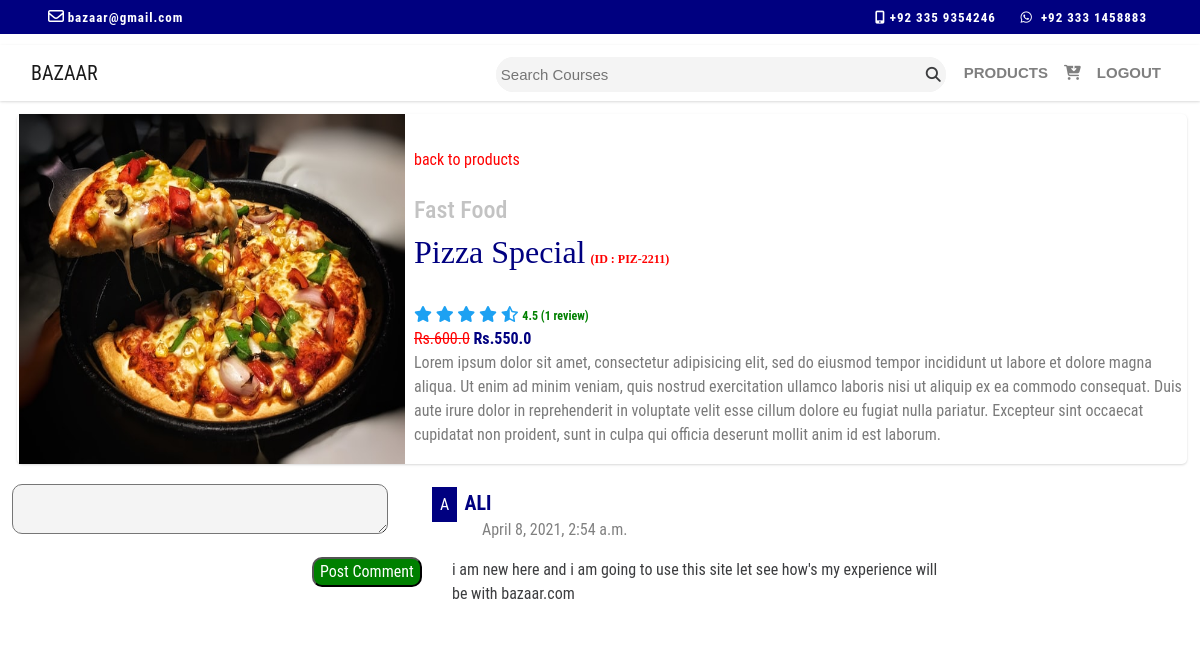
The page /pizza-special/ (signed in) on the database its author committed.
### home/models.py (models this page shows, shortened)
class Cat_items(models.Model):
    ITEM_STATUS_CHOICES = (('draft', 'Draft'), ('published', 'Published'))
    name = models.CharField(max_length=256)
    pid = models.CharField(max_length=256)
    actual_price = models.FloatField()
    discounted_price = models.FloatField()
    desc = models.TextField()
    image = models.ImageField(upload_to='static/home/images')
    slug = models.SlugField(max_length=264, unique_for_date='publish')
    category = models.ForeignKey(Category, related_name='cat_items', on_delete=models.CASCADE)
    publish = models.DateTimeField(default=timezone.now)
    created = models.DateTimeField(auto_now_add=True)
    updated = models.DateTimeField(auto_now=True)
    status = models.CharField(max_length=10, choices=ITEM_STATUS_CHOICES, default='draft')
    class Meta:
        ordering = ('-publish',)

class Category(models.Model):
    author = models.ForeignKey(User, on_delete=models.CASCADE)
    title = models.CharField(max_length=256)
    class Meta:
        ordering = ('title',)
    def __str__(self):
        return self.title

class Comments(models.Model):
    item = models.ForeignKey(Cat_items, on_delete=models.CASCADE, related_name='comments')
    user = models.ForeignKey(User, on_delete=models.CASCADE, related_name='commentator')
    body = models.TextField()
    created = models.DateTimeField(auto_now_add=True)
    updated = models.DateTimeField(auto_now=True)
    active = models.BooleanField(default=True)
    class Meta:
        ordering = ('-created',)

### home/views.py (the view)
# urls.py: path('<str:item>/', views.cat_items_detail, name='item_detail')
@login_required
def cat_items_detail(request,item):
    item = get_object_or_404(Cat_items,slug=item,status='published')
    user = User.objects.get(id=request.user.id)
    comments = item.comments.filter(active=True) # here 'comments' in the middle is related_name
    form = CommentForm()
    csubmit = False
    if request.method == 'POST':
        form = CommentForm(request.POST)
        if form.is_valid():
            new_Comment = form.save(commit=False)
            new_Comment.item = item
            new_Comment.user = user
            new_Comment.save()
            csubmit = True
            form = CommentForm()
    else:
        form = CommentForm()
    return render(request, 'home/itemdetails.html', {'item': item, 'form': form, 'csubmit': csubmit, 'comments': comments})

### home/forms.py
class CommentForm(forms.ModelForm):
    class Meta:
        model = Comments
        fields = ('body',)
    def __init__(self, *args, **kwargs):
        super(CommentForm, self).__init__(*args, **kwargs)
        self.fields['body'].label = ''

### templates/home/itemdetails.html (shortened to what this page needs)
{% extends 'home/base.html' %}
{% block content %}
{% load static %}
<link rel="stylesheet" href="{% static 'home/css/itemdetails.css' %}">
<div class="container-fluid">
      <div class="row myrow">
        <div class="column col-lg-4 col-md-4 col-sm-12 col-xs-12 padding-0">
          <div class="item-image">
            <img src="{{ item.image.url }}" alt="productImage">
          </div>
        </div>
        <div class="column col-lg-8 col-md-8 col-sm-12 col-xs-12 padding-0">
          <div class="item-detail">
            <br>
            <a href="/items/{{item.category.id}}">back to products</a>
            <br><br>
            <h4>{{ item.category}}</h4>
            <h2>{{ item.name}}<small id="p-id">(ID : {{ item.pid}})</small></h2>
            <br>
            <span>
              <i class="fa fa-star" aria-hidden="true"></i>
              <i class="fa fa-star" aria-hidden="true"></i>
              <i class="fa fa-star" aria-hidden="true"></i>
              <i class="fa fa-star" aria-hidden="true"></i>
              <i class="fa fa-star-half-o"></i>
            </span>
            {% with comments.count as comments_count %}
            <small>4.5 ({{comments_count}} review{{comments_count|pluralize}})</small><br>
            {% endwith %}
            <span class="curr" style="text-decoration: line-through;">Rs.{{ item.actual_price}}</span>&nbsp;<span id="actual-curr">Rs.{{item.discounted_price}}</span>
            <br>
            <p class="desc">Lorem ipsum dolor sit amet, consectetur adipisicing elit, sed do eiusmod tempor incididunt ut labore et dolore magna aliqua. Ut enim ad minim veniam, quis nostrud exercitation ullamco laboris nisi ut aliquip ex ea commodo consequat. Duis aute irure dolor in reprehenderit in voluptate velit esse cillum dolore eu fugiat nulla pariatur. Excepteur sint occaecat cupidatat non proident, sunt in culpa qui officia deserunt mollit anim id est laborum.</p>
          </div>
        </div>
      </div>
      <div class="row comment-row">
        <div class="column col-lg-4 col-md-12 col-sm-12 col-xs-12 padding-0">
          <div class="commentform">
              <form method="POST">
              {{form.as_p}}
              <input type="submit" value="Post Comment">
            </form>
          </div>
        </div>
        <div class="column col-lg-8 col-md-12 col-sm-12 col-xs-12 padding-0">
          <div class="comments">
              <br>
            {% if comments %}
              {% for comment in comments %}
              <span id="first">{{comment.user|make_list|first|upper}}</span>&nbsp;&nbsp;<span id="name">{{comment.user|upper}}</span><br><span id="date">{{comment.created}}</span>
                <p id="my-comment">{{comment.body|linebreaks}}</p>
              {% endfor %}
            {% else %}
              <p style="color:red; text-align:center;">There are no Comments yet</p>
            {% endif %}
          </div>
      </div>
      </div>
    </div>
{% endblock %}

### templates/home/base.html (shortened to what this page needs)
<!DOCTYPE html>
{% load static %}
<html lang="en" dir="ltr">
  <head>
    <link rel="stylesheet" href="{% static 'home/css/bootstrap.css' %}">
    <link rel="stylesheet" href="{% static 'home/css/index.css' %}">
    </head>
  <body>
    <div class="bootstrap-styles">
      <div class="container-fluid top-strip px-lg-5">
        <div class="row">
          <div class="col-sm-4">
            <i class="far fa-envelope"></i>
            <a href="#">bazaar@gmail.com</a>
          </div>
          <div class="col-sm-8 text-right">
            <a href="#"><i class="fas fa-mobile-alt mr-1" aria-hidden="true"></i>+92 335 9354246</a>
            <a href="#" class="ml-3"><i class="fab fa-whatsapp mr-2" aria-hidden="true"></i>+92 333 1458883</a>
          </div>
        </div>
      </div>
    </div>
    <nav class="navbar navbar-expand-lg navbar-light fixed-top">
      <div class="container-fluid">
        <a class="navbar-brand" href="/">BAZAAR</a>
        <div class="collapse navbar-collapse" id="navbarNav">
          <ul class="navbar-nav ml-auto">
            <li class="nav-item">
              <form method="post">
                <div class="input-group">
                  <input type="text" placeholder="Search Courses" autocomplete="off" class="inp">
                  <div class="input-group-append">
                    <i aria-hidden="true" class="fas fa-search"></i>
                  </div>
                </div>
              </form>
            </li>
            <li class="nav-item">
              <a class="nav-link" href="courses.html">PRODUCTS<span class="sr-only">(current)</span></a>
            </li>
            <li class="nav-item">
              <a class="nav-link" href="#"><i class="fas fa-cart-arrow-down"></i><span class="sr-only">(current)</span></a>
            </li>
            {% if user.is_authenticated %}
            <li class="nav-item">
              <a class="nav-link" href="/accounts/logout">LOGOUT</a>
            </li>
            {% else %}
            <li class="nav-item">
              <a class="nav-link" href="/accounts/login">LOGIN <span class="sr-only">(current)</span></a>
            </li>
            {% endif %}
          </ul>
        </div>
      </div>
    </nav>
    {% block content %}{% endblock %}
  </body>
</html>

### static/home/css/index.css (style rules this page uses)
body { font-family: 'Roboto Condensed', sans-serif!important; color: #3c3d3f; }
.top-strip { background: navy; padding: 5px 0; color: #fff !important; }
.top-strip a { color: #fff !important; font-size: 13px !important; letter-spacing: 1px; font-weight: 700 !important; padding-right: 5px; }
.navbar { margin-top: 45px; background: #fff; box-shadow: 0 1px 3px 0 rgba(0,0,0,.1), 0 1px 2px 0 rgba(0,0,0,.06); }
.navbar-nav { text-align: center; font-size: 15px; font-weight: bold; font-family: sans-serif; }
.input-group { width: 450px; height: 35px; border-radius: 30px; background: #f4f4f4; margin-right: 10px !important; margin-top: 3px; }
.inp { width: 100%; height: 100%; padding: 5px; background: #f4f4f4; border-radius: 30px; border: 30px; }
.input-group-append { margin-left: -20px; margin-top: 10px; }

### static/home/css/itemdetails.css (style rules this page uses)
.myrow { margin-top: 80px; margin-left: 2px; width: 100%; height: 350px; border-radius: 5px; background: #fff; box-shadow: 0 1px 3px 0 rgba(0,0,0,.1), 0 1px 2px 0 rgba(0,0,0,.06); }
.padding-0 { padding-right:2px; padding-left:2px; }
.item-image { background: #fff; }
.item-image img { width: 100%; height: 350px; }
.item-detail { margin-top: 10px; margin-left: 5px; background: #fff; }
.item-detail a { color: red; }
.item-detail h4 { color: #c3c3c3; }
.item-detail h2 { font-family: cursive; color: navy; }
#p-id { color: red; margin-left: 5px; }
.fa-star { color: #1DA1F2; }
.fa-star-half-o { color: #1DA1F2; }
.item-detail small { color: green; font-size: 12px; font-weight: bold; }
.curr { color: red; }
#actual-curr { color: navy; font-weight: bold; }
.desc { color: #7a7a7a; }
.commentform { width:100%; height:150px; margin-top:10px; background:#fff; }
.commentform form { padding:10px; }
.commentform textarea { width:100%; height:50px; background: #f4f4f4; border-radius:10px; font-family:cursive; }
.commentform form input { background:green; color:#fff; margin-left:300px; border-radius:10px; }
.comments #first { width:40px; height:40px; margin-left:30px; background:navy; text-align:center; padding:8px; color:#fff; }
.comments #name { color:navy; font-size:20px; font-weight:bold; }
.comments #date { margin-left:80px; color: gray; }
.comments p { width:500px; margin-left:50px; }

### rows shown on the page
Cat_items: image (picture), category "Fast Food", name "Pizza Special", pid "PIZ-2211", actual_price "600.0", discounted_price "550.0"
Comments: user|make_list "A", user "ALI", created "April 8, 2021, 2:54 a.m.", body "i am new here and i am going to use this site let see how's my experience will be with bazaar.com"

### other values the page prints
{{ comments_count }} "1"
